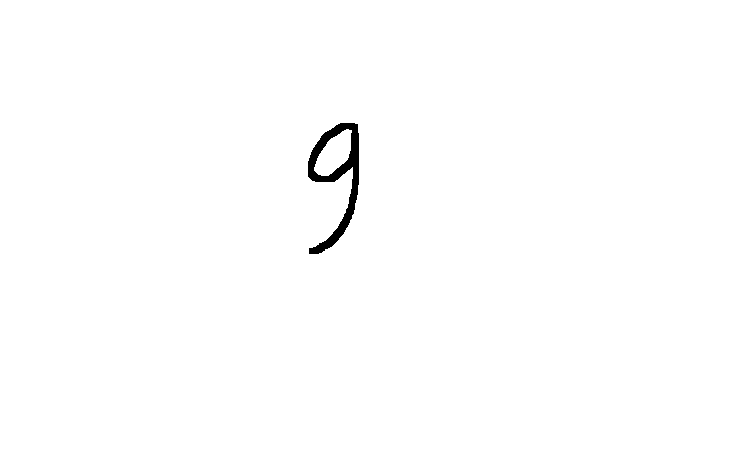
#> input picture Hand_digits_write/test.png, 748 x 449 px
$ jupyter execute --allow-errors hand_digit.ipynb
#> lines starting #> are read from the running program, lines starting #| are printed output that depends on the picture; after the words box and inside, x2 and y2 are one past the last pixel; in counts of white or black regions, pixels touching at a corner belong together
[cell 1]
import tensorflow as tf
import cv2 as cv
import numpy as np
import matplotlib.pyplot as plt

[cell 2]
mnist = tf.keras.datasets.mnist

#> (a cell that did not finish here is left out)

#> (a cell that did not finish here is left out)

#> (a cell that did not finish here is left out)

#> (a cell that did not finish here is left out)

#> (a cell that did not finish here is left out)

#> (a cell that did not finish here is left out)

#> (a cell that did not finish here is left out)

#> (a cell that did not finish here is left out)

[cell 11]
img = cv.imread('test.png')[:,:,0]
#> img: shape (449, 748); 99.4% white; 1 black region
ret,thresh = cv.threshold(img,127,255,0)
contours= cv.findContours(thresh,cv.RETR_TREE,cv.CHAIN_APPROX_SIMPLE)[0]
#> contours = 3 contours; box (x1, y1, x2, y2) and area: (0, 0, 748, 449) 334656, (307, 122, 360, 255) 3270, (314, 129, 352, 176) 997
for c in contours:
    area = cv.contourArea(c)
    if 800 < area < 30000:
        x,y,w,h = cv.boundingRect(c)
        img1 = img[y-35: y+h+25, x-15:x+20+w]
        break
#> this loop made 2 passes
#> (area, x, y, w, h) on pass 2: (3270, 307, 122, 53, 133)
#> (c, area) on pass 1: ([[0, 0], [0, 448], [747, 448], [747, 0]], 334656)
#> pass 2, `img1 = img[y-35: y+h+25, x-15:x+20+w]`:
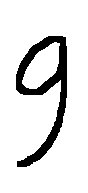
#> img1: shape (193, 88); 88% white; 1 black region, box (x1, y1, x2, y2) and area: (16, 36, 67, 167) 2033

bitwise_not = cv.bitwise_not(img1)
#> (the rest of this cell did not finish here and is left out)
